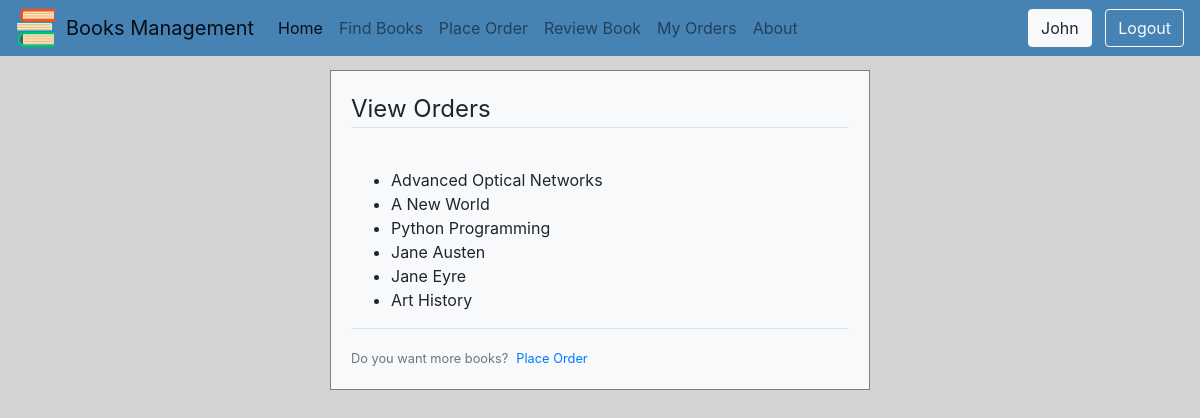
Screenshot of /myapp/myorders/ (signed in) with the database file from the repository.
### myapp/models.py (models this page shows, shortened)
class Book(models.Model):
    CATEGORY_CHOICES = [
        ('S', 'Scinece&Tech'),
        ('F', 'Fiction'),
        ('B', 'Biography'),
        ('T', 'Travel'),
        ('O', 'Other')
    ]
    title = models.CharField(max_length=200)
    category = models.CharField(max_length=1, choices=CATEGORY_CHOICES, default='S')
    num_pages = models.PositiveIntegerField(default=100)
    price = models.DecimalField(max_digits=10, decimal_places=2, validators=[MaxValueValidator(1000), MinValueValidator(0)])
    publisher = models.ForeignKey(Publisher, related_name='books', on_delete=models.CASCADE)
    description=models.TextField(max_length=500, blank=True)
    num_reviews=models.PositiveIntegerField(default=0, validators=[MaxValueValidator(5), MinValueValidator(1)])

### myapp/views.py (the view)
# urls.py: path(r'myorders/', views.myorders, name='myorders'),
@login_required
def myorders(request):
    username = request.user.username
    if username:
        order_list=Member.objects.filter(borrowed_books__title__startswith='', username=username).values('borrowed_books__title')
        return render(request,'myapp/myorders.html',{'order_list':order_list})
    else:
        return HttpResponse('You are not a registered member!')

### myapp/templates/myapp/myorders.html
{% extends 'myapp/base.html' %}
{% load crispy_forms_tags %}
{% block body_block %}
<fieldset class="form-group">
    <legend class="border-bottom mb-4">View Orders</legend>
</fieldset>
<div class="form-group">
    <ul>
    {% if order_list.count > 0 %}
        {% for order in order_list %}
            <li>{{ order.borrowed_books__title }}</li>
        {% endfor %}
    {% else %}
        <li>You haven't placed any order!</li>
    {% endif %}
    </ul>
</div>
<div class="border-top pt-3">
    <small class="text-muted">
        Do you want more books?<a class="ml-2" href="{%  url 'myapp:place_order' %}">Place Order</a>
    </small>
</div>
{% endblock %}

### myapp/templates/myapp/base.html (shortened to what this page needs)
<!DOCTYPE html>
{% load staticfiles %}
<html lang="en">
<head>
    <link rel="stylesheet" type="text/css" href="{% static '/css/bootstrap.css' %}">
    <link rel="stylesheet" type="text/css" href="{% static 'myapp/style.css' %}">
</head>
<body>
<nav class="navbar navbar-expand-lg navbar-light bg-navbar">
  <img class="logo-img" src="{% static 'myapp/books.png' %}">
  <a class="navbar-brand" href="#">Books Management</a>
  <div class="collapse navbar-collapse" id="navbarSupportedContent">
    <ul class="navbar-nav mr-auto">
      <li class="nav-item active">
        <a class="nav-link" href="{% url 'myapp:index' %}">Home<span class="sr-only">(current)</span></a>
      </li>
      <li class="nav-item">
        <a class="nav-link" href="{% url 'myapp:findbooks' %}">Find Books</a>
      </li>
      <li class="nav-item">
        <a class="nav-link" href="{% url 'myapp:place_order' %}">Place Order</a>
      </li>
      {% if user.is_authenticated %}
          <li class="nav-item">
            <a class="nav-link" href="{% url 'myapp:review' %}">Review Book</a>
          </li>
          <li class="nav-item">
            <a class="nav-link" href="{% url 'myapp:myorders' %}">My Orders</a>
          </li>
      {% endif %}
        <li class="nav-item">
        <a class="nav-link" href="{% url 'myapp:about' %}">About</a>
      </li>
    </ul>
    <form class="form-inline my-2 my-lg-0" method="GET">
        {% if user.is_authenticated %}
            <a class="btn btn-light" href="{%  url 'myapp:profile' %}">{{ request.user.username | capfirst}}</a>&nbsp; &nbsp;
            <a class="btn btn-outline-light" href="{%  url 'myapp:user_logout' %}">Logout</a>
        {% else %}
            Hello User &nbsp; &nbsp;
            <a class="btn btn-outline-light my-2 my-sm-0" href="{% url 'myapp:user_login' %}">LogIn</a>&nbsp; &nbsp;
            <a class="btn btn-outline-light" href="{% url 'myapp:user_register' %}">Register</a>
        {% endif %}
    </form>
  </div>
</nav>
    <div role="main" class="container main-body">
        <div class="col-6 mx-auto">
        <div class="bg-light">
        {% block body_block %}***{% endblock %}
        </div>
        </div>
    </div>
</body>
</html>

### myapp/static/myapp/style.css (style rules this page uses)
body { background-color: lightgrey; font-family: -apple-system,BlinkMacSystemFont,"Segoe UI",Roboto,"Helvetica Neue",Arial,"Noto Sans",sans-serif,"Apple Color Emoji","Segoe UI Emoji","Segoe UI Symbol","Noto Color Emoji"; margin: 0px; }
.main-body { padding: 70px 0px !important; }
.navbar { position: fixed !important; width: 100%; z-index: 99999; }
.bg-navbar { background-color: steelblue !important; }
.bg-light { border: solid 1px grey; padding: 20px; }
.logo-img { height: 40px; padding-right: 10px; }

### rows the page displays
Book: borrowed_books__title "Advanced Optical Networks"
Book: borrowed_books__title "A New World"
Book: borrowed_books__title "Python Programming"
Book: borrowed_books__title "Jane Austen"
Book: borrowed_books__title "Jane Eyre"
Book: borrowed_books__title "Art History"

### other values shown
{{ request.user.username | capfirst }} "John"
